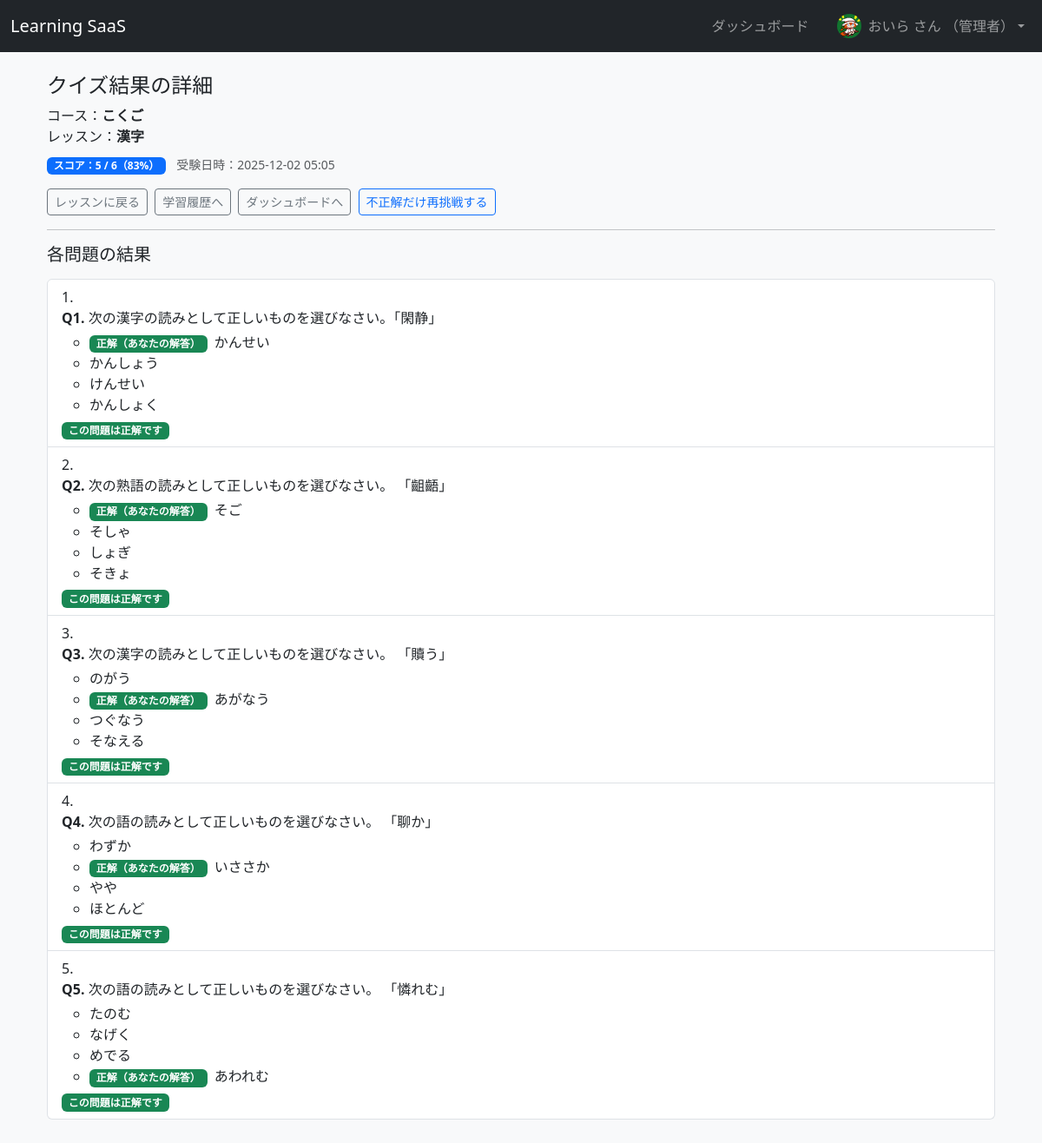
Page /quiz_results/21 (signed in) on the committed database.
### app/models.py (models this page shows, shortened)
class UserProfile(db.Model):
    __tablename__ = "user_profiles"
    id = db.Column(db.Integer, primary_key=True)
    user_id = db.Column(
        db.Integer, db.ForeignKey("users.id"), nullable=False, unique=True
    )
    display_name = db.Column(db.String(100), nullable=True)
    avatar_filename = db.Column(db.String(255), nullable=True)
    weekly_goal_lessons = db.Column(db.Integer, nullable=True)
    user = db.relationship("User", back_populates="profile")

class Course(db.Model):
    __tablename__ = "courses"
    id = db.Column(db.Integer, primary_key=True)
    title = db.Column(db.String(100), nullable=False)
    description = db.Column(db.Text, nullable=True)
    created_at = db.Column(db.DateTime, default=datetime.utcnow)
    thumbnail_filename = db.Column(db.String(255), nullable=True)
    category = db.Column(db.String(50), nullable=True)
    level = db.Column(db.String(20), nullable=True)
    lessons = db.relationship(
        "Lesson",
        back_populates="course",
        cascade="all, delete-orphan",
        lazy=True,
    )
    enrollments = db.relationship("Enrollment", back_populates="course")

class Lesson(db.Model):
    __tablename__ = "lessons"
    id = db.Column(db.Integer, primary_key=True)
    course_id = db.Column(db.Integer, db.ForeignKey("courses.id"), nullable=False)
    title = db.Column(db.String(100), nullable=False)
    content = db.Column(db.Text, nullable=True)
    sort_order = db.Column(db.Integer, default=1)
    course = db.relationship("Course", back_populates="lessons")
    progress = db.relationship(
        "LessonProgress", back_populates="lesson", cascade="all, delete-orphan"
    )
    quiz_questions = db.relationship(
        "QuizQuestion", back_populates="lesson", cascade="all, delete-orphan"
    )
    quiz_results = db.relationship(
        "QuizResult", back_populates="lesson", cascade="all, delete-orphan"
    )

class QuizResult(db.Model):
    __tablename__ = "quiz_results"
    id = db.Column(db.Integer, primary_key=True)
    user_id = db.Column(db.Integer, db.ForeignKey("users.id"), nullable=False)
    lesson_id = db.Column(db.Integer, db.ForeignKey("lessons.id"), nullable=False)
    score = db.Column(db.Integer, nullable=False)
    total_questions = db.Column(db.Integer, nullable=False)
    taken_at = db.Column(db.DateTime, nullable=False, default=datetime.utcnow)
    user = db.relationship("User", back_populates="quiz_results")
    lesson = db.relationship("Lesson", back_populates="quiz_results")
    details = db.relationship(
        "QuizResultDetail",
        back_populates="result",
        cascade="all, delete-orphan",
    )

class QuizResultDetail(db.Model):
    __tablename__ = "quiz_result_details"
    id = db.Column(db.Integer, primary_key=True)
    result_id = db.Column(
        db.Integer,
        db.ForeignKey("quiz_results.id"),
        nullable=False,
    )
    question_id = db.Column(
        db.Integer,
        db.ForeignKey("quiz_questions.id"),
        nullable=False,
    )
    choice_id = db.Column(
        db.Integer,
        db.ForeignKey("quiz_choices.id"),
        nullable=False,
    )
    is_correct = db.Column(db.Boolean, nullable=False, default=False)
    result = db.relationship("QuizResult", back_populates="details")
    question = db.relationship("QuizQuestion")
    choice = db.relationship("QuizChoice")

class QuizQuestion(db.Model):
    __tablename__ = "quiz_questions"
    id = db.Column(db.Integer, primary_key=True)
    lesson_id = db.Column(db.Integer, db.ForeignKey("lessons.id"), nullable=False)
    question_text = db.Column(db.Text, nullable=False)
    sort_order = db.Column(db.Integer, nullable=False, default=1)
    explanation = db.Column(db.Text, nullable=True)  # 解説
    lesson = db.relationship("Lesson", back_populates="quiz_questions")
    choices = db.relationship(
        "QuizChoice", back_populates="question", cascade="all, delete-orphan"
    )

class QuizChoice(db.Model):
    __tablename__ = "quiz_choices"
    id = db.Column(db.Integer, primary_key=True)
    question_id = db.Column(db.Integer, db.ForeignKey("quiz_questions.id"), nullable=False)
    choice_text = db.Column(db.String(255), nullable=False)
    is_correct = db.Column(db.Boolean, nullable=False, default=False)
    question = db.relationship("QuizQuestion", back_populates="choices")

### app/main.py (the view)
@bp.route("/quiz_results/<int:result_id>")
@login_required
def quiz_result_detail(result_id: int):
    result = QuizResult.query.get_or_404(result_id)
    if result.user_id != current_user.id and getattr(current_user, "role", None) != "admin":
        abort(404)
    lesson = result.lesson
    course = lesson.course
    details = (
        QuizResultDetail.query
        .filter_by(result_id=result.id)
        .join(QuizResultDetail.question)
        .join(QuizResultDetail.choice)
        .all()
    )
    percent = 0
    if result.total_questions > 0:
        percent = int(result.score / result.total_questions * 100)
    return render_template(
        "quiz_result_detail.html",
        result=result,
        lesson=lesson,
        course=course,
        details=details,
        percent=percent,
    )

### app/models.py (called while the page is built)
@login_manager.user_loader
def load_user(user_id: str):
    return User.query.get(int(user_id))

    @property
    def display_name(self) -> str:
        if self.profile and self.profile.display_name:
            return self.profile.display_name
        return self.username

### app/templates/quiz_result_detail.html (shortened to what this page needs)
{% extends "base.html" %}
{% block content %}
<div class="container my-4">
  <h1 class="h4 mb-2">クイズ結果の詳細</h1>
  <p class="mb-2">
    コース：<strong>{{ course.title }}</strong><br>
    レッスン：<strong>{{ lesson.title }}</strong>
  </p>
  <div class="mb-3">
    <span class="badge bg-primary me-2">
      スコア：{{ result.score }} / {{ result.total_questions }}（{{ percent }}%）
    </span>
    <span class="text-muted small">
      受験日時：{{ result.taken_at.strftime("%Y-%m-%d %H:%M") }}
    </span>
  </div>
  <div class="mb-3">
    <a href="{{ url_for('main.lesson_detail', lesson_id=lesson.id) }}"
       class="btn btn-sm btn-outline-secondary">
      レッスンに戻る
    </a>
    <a href="{{ url_for('main.history') }}"
       class="btn btn-sm btn-outline-secondary ms-1">
      学習履歴へ
    </a>
    <a href="{{ url_for('main.dashboard') }}"
       class="btn btn-sm btn-outline-secondary ms-1">
      ダッシュボードへ
    </a>
    {% if result.score < result.total_questions %}
      <a href="{{ url_for('main.quiz_retry', result_id=result.id) }}"
         class="btn btn-sm btn-outline-primary ms-1">
        不正解だけ再挑戦する
      </a>
    {% endif %}
  </div>
  <hr>
  <h2 class="h5 mb-3">各問題の結果</h2>
  {% if details %}
    <ol class="list-group list-group-numbered">
      {% for d in details %}
        <li class="list-group-item">
          <div class="d-flex justify-content-between align-items-start">
            <div class="me-3">
              <div class="mb-1">
                <strong>Q{{ loop.index }}.</strong>
                {{ d.question.question_text }}
              </div>
              <ul class="mb-1">
                {% for c in d.question.choices %}
                  <li>
                    {% set is_user_choice = (c.id == d.choice_id) %}
                    {% set is_correct_choice = c.is_correct %}
                    {% if is_correct_choice and is_user_choice %}
                      <span class="badge bg-success me-1">正解（あなたの解答）</span>
                    {% elif is_correct_choice %}
                      <span class="badge bg-success me-1">正解</span>
                    {% elif is_user_choice %}
                      <span class="badge bg-danger me-1">あなたの解答</span>
                    {% endif %}
                    {{ c.choice_text }}
                  </li>
                {% endfor %}
              </ul>
              <div class="mt-1">
                {% if d.is_correct %}
                  <span class="badge bg-success">この問題は正解です</span>
                {% else %}
                  <span class="badge bg-danger">この問題は不正解です</span>
                {% endif %}
              </div>
            </div>
          </div>
        </li>
      {% endfor %}
    </ol>
  {% else %}
    <p class="text-muted">この結果には詳細データがありません。</p>
  {% endif %}
</div>
{% endblock %}

### app/templates/base.html (shortened to what this page needs)
<!doctype html>
<html lang="ja">
  <head>
    <link
      href="https://cdn.jsdelivr.net/npm/bootstrap@5.3.3/dist/css/bootstrap.min.css"
      rel="stylesheet"
    >
  </head>
  <body class="bg-light">
    <nav class="navbar navbar-expand-lg navbar-dark bg-dark mb-3">
      <div class="container-fluid">
        <a class="navbar-brand" href="{{ url_for('main.index') }}">Learning SaaS</a>
        <div class="collapse navbar-collapse justify-content-end" id="navbarMain">
          <ul class="navbar-nav align-items-center mb-2 mb-lg-0">
            {% if current_user.is_authenticated %}
              <li class="nav-item me-3">
                <a class="nav-link" href="{{ url_for('main.dashboard') }}">ダッシュボード</a>
              </li>
              <li class="nav-item dropdown">
                <a
                  class="nav-link dropdown-toggle d-flex align-items-center"
                  href="#"
                  id="userDropdown"
                  role="button"
                  data-bs-toggle="dropdown"
                  aria-expanded="false"
                >
                  {% if current_user.profile and current_user.profile.avatar_filename %}
                    <img
                      src="{{ url_for('static', filename='uploads/avatars/' ~ current_user.profile.avatar_filename) }}"
                      alt="avatar"
                      class="rounded-circle me-2"
                      style="width: 28px; height: 28px; object-fit: cover;"
                    >
                  {% endif %}
                  <span>
                    {{ current_user.display_name }} さん
                    {% if current_user.role == "admin" %}
                      （管理者）
                    {% endif %}
                  </span>
                </a>
              </li>
            {% else %}
              <li class="nav-item">
                <a class="nav-link" href="{{ url_for('auth.login') }}">ログイン</a>
              </li>
            {% endif %}
          </ul>
        </div>
      </div>
    </nav>
    <main class="container mb-5">
      {% block content %}{% endblock %}
    </main>
  </body>
</html>

### rows in the picture
UserProfile: avatar_filename (picture), display_name "おいら"
Course: title "こくご"
Lesson: title "漢字"
QuizResult: score "5", total_questions "6", taken_at "2025-12-02 05:05"
QuizResultDetail: question.question_text "次の漢字の読みとして正しいものを選びなさい。「閑静」", is_correct "この問題は正解です"
QuizChoice: shows "正解（あなたの解答）", choice_text "かんせい"
QuizChoice: choice_text "かんしょう"
QuizChoice: choice_text "けんせい"
QuizChoice: choice_text "かんしょく"
QuizResultDetail: question.question_text "次の熟語の読みとして正しいものを選びなさい。 「齟齬」", is_correct "この問題は正解です"
QuizChoice: shows "正解（あなたの解答）", choice_text "そご"
QuizChoice: choice_text "そしゃ"
QuizChoice: choice_text "しょぎ"
QuizChoice: choice_text "そきょ"
QuizResultDetail: question.question_text "次の漢字の読みとして正しいものを選びなさい。 「贖う」", is_correct "この問題は正解です"
QuizChoice: choice_text "のがう"
QuizChoice: shows "正解（あなたの解答）", choice_text "あがなう"
QuizChoice: choice_text "つぐなう"
QuizChoice: choice_text "そなえる"
QuizResultDetail: question.question_text "次の語の読みとして正しいものを選びなさい。 「聊か」", is_correct "この問題は正解です"
QuizChoice: choice_text "わずか"
QuizChoice: shows "正解（あなたの解答）", choice_text "いささか"
QuizChoice: choice_text "やや"
QuizChoice: choice_text "ほとんど"
QuizResultDetail: question.question_text "次の語の読みとして正しいものを選びなさい。 「憐れむ」", is_correct "この問題は正解です"
QuizChoice: choice_text "たのむ"
QuizChoice: choice_text "なげく"
QuizChoice: choice_text "めでる"
QuizChoice: shows "正解（あなたの解答）", choice_text "あわれむ"

### other values in the picture
{{ percent }} "83"
